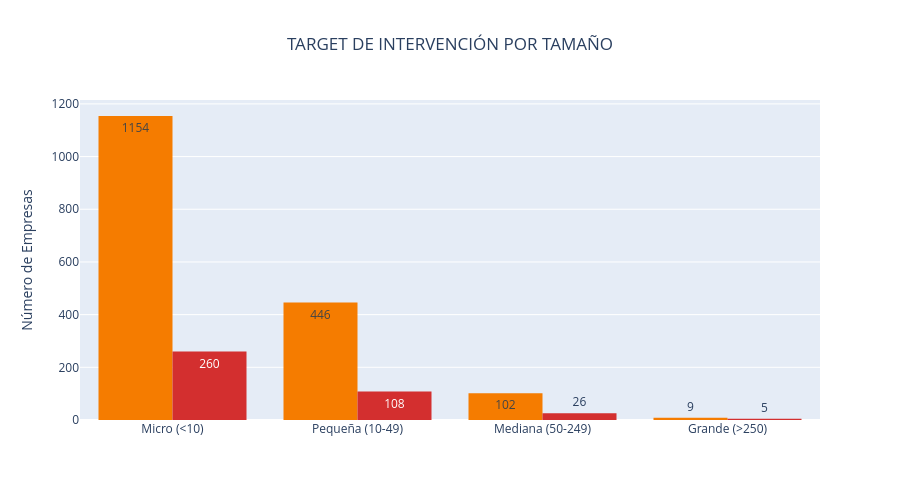

Notebook source saved alongside this figure:
### Code cell
df['Tamaño']=df['Tamaño'].str.replace(r'^\d+\.\s*','',regex=True)
df_t=df[df['Estado']!='3. Sanas'].copy()

intervencion_graf=px.histogram(
    df_t,x="Tamaño",color="Estado",
    color_discrete_map=mapa_colores,
    barmode="group",text_auto=True,
    title="TARGET DE INTERVENCIÓN POR TAMAÑO"
)

intervencion_graf.update_layout(
    title=dict(x=0.5,xanchor='center'),
    xaxis={'categoryorder':'total descending'},
    xaxis_title="",
    yaxis_title="Número de Empresas",
    height=500,
    showlegend=False
)

intervencion_graf.show()

### Figure 1 — Plotly figure (JSON) as saved in the notebook; plotly's stock layout.template omitted (floating-point values rounded to 4 significant figures; data arrays with more than 128 entries replaced by an {"elided": "..."} marker saying what was removed)
{"data": [{"alignmentgroup": "True", "bingroup": "x", "hovertemplate": "Estado=2. Alerta (Salvables)<br>Tamaño=%{x}<br>count=%{y}<extra></extra>", "legendgroup": "2. Alerta (Salvables)", "marker": {"color": "#F57C00", "pattern": {"shape": ""}}, "name": "2. Alerta (Salvables)", "offsetgroup": "2. Alerta (Salvables)", "orientation": "v", "showlegend": true, "texttemplate": "%{value}", "type": "histogram", "x": {"elided": "1711 str values"}, "xaxis": "x", "yaxis": "y"}, {"alignmentgroup": "True", "bingroup": "x", "hovertemplate": "Estado=1. Riesgo Crítico<br>Tamaño=%{x}<br>count=%{y}<extra></extra>", "legendgroup": "1. Riesgo Crítico", "marker": {"color": "#D32F2F", "pattern": {"shape": ""}}, "name": "1. Riesgo Crítico", "offsetgroup": "1. Riesgo Crítico", "orientation": "v", "showlegend": true, "texttemplate": "%{value}", "type": "histogram", "x": {"elided": "399 str values"}, "xaxis": "x", "yaxis": "y"}], "layout": {"barmode": "group", "height": 500, "legend": {"title": {"text": "Estado"}, "tracegroupgap": 0}, "showlegend": false, "title": {"text": "TARGET DE INTERVENCIÓN POR TAMAÑO", "x": 0.5, "xanchor": "center"}, "xaxis": {"anchor": "y", "categoryorder": "total descending", "domain": [0, 1], "title": {"text": ""}}, "yaxis": {"anchor": "x", "domain": [0, 1], "title": {"text": "Número de Empresas"}}}}
